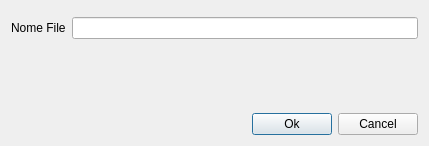
<?xml version="1.0" encoding="UTF-8"?>
<ui version="4.0">
 <class>NewFileDialog</class>
 <widget class="QDialog" name="NewFileDialog">
  <property name="geometry">
   <rect>
    <x>0</x>
    <y>0</y>
    <width>429</width>
    <height>146</height>
   </rect>
  </property>
  <property name="windowTitle">
   <string>Nuovo documento</string>
  </property>
  <layout class="QVBoxLayout" name="verticalLayout_2">
   <item>
    <layout class="QVBoxLayout" name="verticalLayout">
     <item>
      <widget class="QSplitter" name="splitter">
       <property name="sizePolicy">
        <sizepolicy hsizetype="Expanding" vsizetype="Fixed">
         <horstretch>0</horstretch>
         <verstretch>0</verstretch>
        </sizepolicy>
       </property>
       <property name="maximumSize">
        <size>
         <width>16777215</width>
         <height>16777215</height>
        </size>
       </property>
       <property name="orientation">
        <enum>Qt::Horizontal</enum>
       </property>
      </widget>
     </item>
     <item>
      <layout class="QHBoxLayout" name="horizontalLayout_2">
       <item>
        <widget class="QLabel" name="label">
         <property name="text">
          <string>Nome File</string>
         </property>
        </widget>
       </item>
       <item>
        <widget class="QLineEdit" name="filenameEdit"/>
       </item>
      </layout>
     </item>
     <item>
      <spacer name="verticalSpacer">
       <property name="orientation">
        <enum>Qt::Vertical</enum>
       </property>
       <property name="sizeHint" stdset="0">
        <size>
         <width>20</width>
         <height>40</height>
        </size>
       </property>
      </spacer>
     </item>
     <item>
      <widget class="QSplitter" name="splitter_2">
       <property name="orientation">
        <enum>Qt::Horizontal</enum>
       </property>
       <widget class="QWidget" name="horizontalLayoutWidget">
        <layout class="QHBoxLayout" name="horizontalLayout">
         <item>
          <spacer name="horizontalSpacer">
           <property name="orientation">
            <enum>Qt::Horizontal</enum>
           </property>
           <property name="sizeHint" stdset="0">
            <size>
             <width>40</width>
             <height>20</height>
            </size>
           </property>
          </spacer>
         </item>
         <item>
          <widget class="QPushButton" name="Ok">
           <property name="text">
            <string>Ok</string>
           </property>
          </widget>
         </item>
         <item>
          <widget class="QPushButton" name="Cancel">
           <property name="text">
            <string>Cancel</string>
           </property>
          </widget>
         </item>
        </layout>
       </widget>
      </widget>
     </item>
    </layout>
   </item>
  </layout>
 </widget>
 <resources/>
 <connections>
  <connection>
   <sender>Ok</sender>
   <signal>clicked()</signal>
   <receiver>NewFileDialog</receiver>
   <slot>accept()</slot>
   <hints>
    <hint type="sourcelabel">
     <x>269</x>
     <y>118</y>
    </hint>
    <hint type="destinationlabel">
     <x>214</x>
     <y>72</y>
    </hint>
   </hints>
  </connection>
  <connection>
   <sender>Cancel</sender>
   <signal>clicked()</signal>
   <receiver>NewFileDialog</receiver>
   <slot>reject()</slot>
   <hints>
    <hint type="sourcelabel">
     <x>369</x>
     <y>118</y>
    </hint>
    <hint type="destinationlabel">
     <x>214</x>
     <y>72</y>
    </hint>
   </hints>
  </connection>
 </connections>
</ui>
